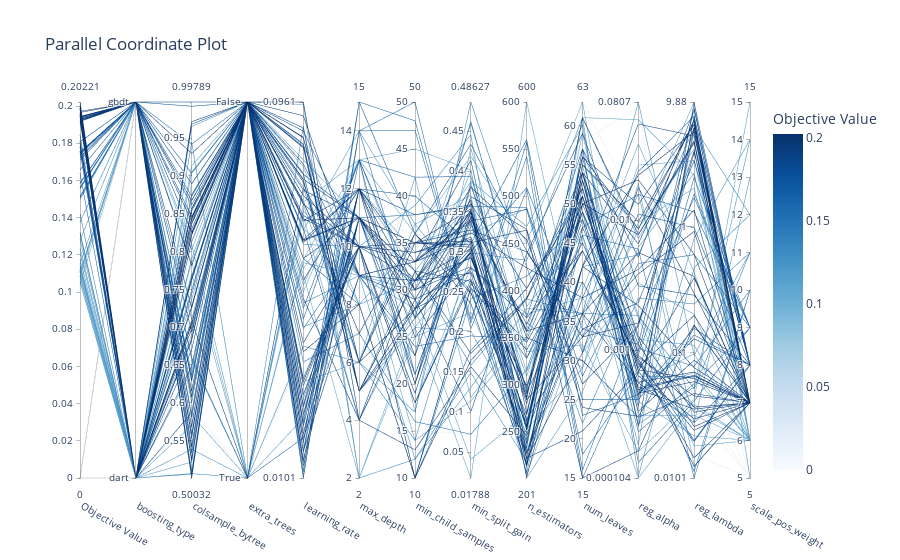

The cell this chart's notebook holds for it:
### Markdown cell above
**Parallel Coordinate Plot** - визуализирует, какие комбинации параметров приводят к лучшим результатам, помогая понять важность отдельных гиперпараметров

### Code cell
optuna.visualization.plot_parallel_coordinate(study)
